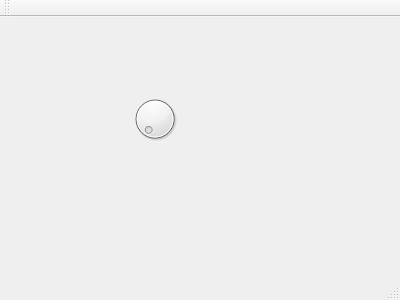
<?xml version="1.0" encoding="UTF-8"?>
<ui version="4.0">
 <class>MainWindow</class>
 <widget class="QMainWindow" name="MainWindow">
  <property name="geometry">
   <rect>
    <x>0</x>
    <y>0</y>
    <width>400</width>
    <height>300</height>
   </rect>
  </property>
  <property name="windowTitle">
   <string>MainWindow</string>
  </property>
  <widget class="QWidget" name="centralWidget">
   <widget class="QDial" name="dial">
    <property name="geometry">
     <rect>
      <x>130</x>
      <y>70</y>
      <width>50</width>
      <height>64</height>
     </rect>
    </property>
   </widget>
  </widget>
  <widget class="QMenuBar" name="menuBar">
   <property name="geometry">
    <rect>
     <x>0</x>
     <y>0</y>
     <width>400</width>
     <height>25</height>
    </rect>
   </property>
  </widget>
  <widget class="QToolBar" name="mainToolBar">
   <attribute name="toolBarArea">
    <enum>TopToolBarArea</enum>
   </attribute>
   <attribute name="toolBarBreak">
    <bool>false</bool>
   </attribute>
  </widget>
  <widget class="QStatusBar" name="statusBar"/>
 </widget>
 <layoutdefault spacing="6" margin="11"/>
 <resources/>
 <connections/>
</ui>
